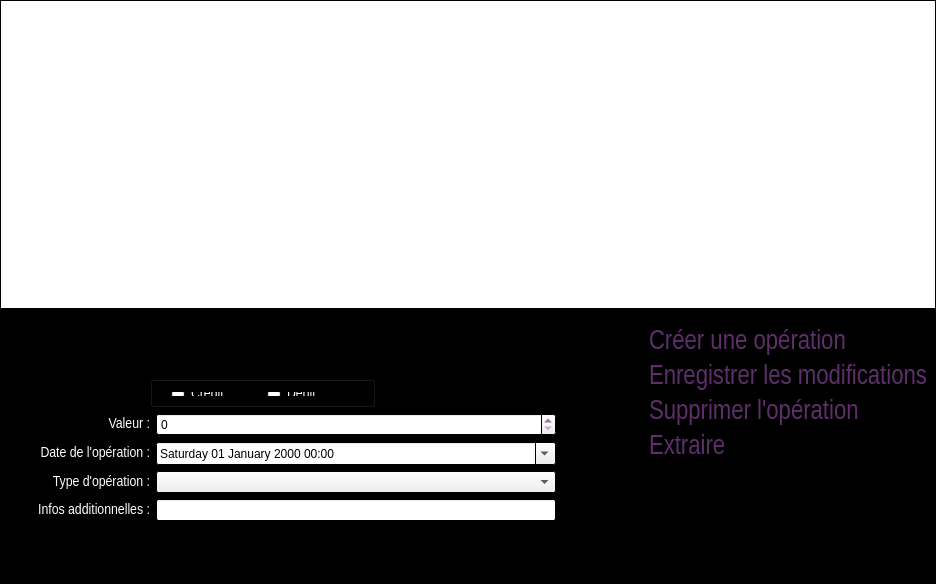
<?xml version="1.0" encoding="UTF-8"?>
<ui version="4.0">
 <class>KosmosHistoricClass</class>
 <widget class="QDialog" name="KosmosHistoricClass">
  <property name="geometry">
   <rect>
    <x>0</x>
    <y>0</y>
    <width>936</width>
    <height>584</height>
   </rect>
  </property>
  <property name="palette">
   <palette>
    <active>
     <colorrole role="WindowText">
      <brush brushstyle="SolidPattern">
       <color alpha="255">
        <red>94</red>
        <green>47</green>
        <blue>106</blue>
       </color>
      </brush>
     </colorrole>
     <colorrole role="Base">
      <brush brushstyle="SolidPattern">
       <color alpha="255">
        <red>255</red>
        <green>255</green>
        <blue>255</blue>
       </color>
      </brush>
     </colorrole>
     <colorrole role="Window">
      <brush brushstyle="SolidPattern">
       <color alpha="255">
        <red>0</red>
        <green>0</green>
        <blue>0</blue>
       </color>
      </brush>
     </colorrole>
    </active>
    <inactive>
     <colorrole role="WindowText">
      <brush brushstyle="SolidPattern">
       <color alpha="255">
        <red>94</red>
        <green>47</green>
        <blue>106</blue>
       </color>
      </brush>
     </colorrole>
     <colorrole role="Base">
      <brush brushstyle="SolidPattern">
       <color alpha="255">
        <red>255</red>
        <green>255</green>
        <blue>255</blue>
       </color>
      </brush>
     </colorrole>
     <colorrole role="Window">
      <brush brushstyle="SolidPattern">
       <color alpha="255">
        <red>0</red>
        <green>0</green>
        <blue>0</blue>
       </color>
      </brush>
     </colorrole>
    </inactive>
    <disabled>
     <colorrole role="WindowText">
      <brush brushstyle="SolidPattern">
       <color alpha="255">
        <red>120</red>
        <green>120</green>
        <blue>120</blue>
       </color>
      </brush>
     </colorrole>
     <colorrole role="Base">
      <brush brushstyle="SolidPattern">
       <color alpha="255">
        <red>0</red>
        <green>0</green>
        <blue>0</blue>
       </color>
      </brush>
     </colorrole>
     <colorrole role="Window">
      <brush brushstyle="SolidPattern">
       <color alpha="255">
        <red>0</red>
        <green>0</green>
        <blue>0</blue>
       </color>
      </brush>
     </colorrole>
    </disabled>
   </palette>
  </property>
  <property name="windowTitle">
   <string>Historique de Kosmos</string>
  </property>
  <property name="windowIcon">
   <iconset resource="pokersphere.qrc">
    <normaloff>:/img/Resources/sphere.ico</normaloff>:/img/Resources/sphere.ico</iconset>
  </property>
  <layout class="QVBoxLayout" name="verticalLayout">
   <property name="spacing">
    <number>0</number>
   </property>
   <property name="margin">
    <number>0</number>
   </property>
   <item>
    <widget class="QTableView" name="tableView">
     <property name="minimumSize">
      <size>
       <width>0</width>
       <height>309</height>
      </size>
     </property>
     <property name="editTriggers">
      <set>QAbstractItemView::NoEditTriggers</set>
     </property>
     <property name="alternatingRowColors">
      <bool>true</bool>
     </property>
     <property name="selectionMode">
      <enum>QAbstractItemView::SingleSelection</enum>
     </property>
     <property name="selectionBehavior">
      <enum>QAbstractItemView::SelectRows</enum>
     </property>
     <property name="sortingEnabled">
      <bool>true</bool>
     </property>
     <attribute name="verticalHeaderVisible">
      <bool>false</bool>
     </attribute>
    </widget>
   </item>
   <item>
    <layout class="QHBoxLayout" name="horizontalLayout">
     <property name="bottomMargin">
      <number>6</number>
     </property>
     <item>
      <layout class="QVBoxLayout" name="verticalLayout_5">
       <property name="topMargin">
        <number>9</number>
       </property>
       <property name="rightMargin">
        <number>9</number>
       </property>
       <item>
        <spacer name="verticalSpacer">
         <property name="orientation">
          <enum>Qt::Vertical</enum>
         </property>
         <property name="sizeHint" stdset="0">
          <size>
           <width>20</width>
           <height>40</height>
          </size>
         </property>
        </spacer>
       </item>
       <item>
        <layout class="QHBoxLayout" name="horizontalLayout_8">
         <property name="spacing">
          <number>0</number>
         </property>
         <property name="leftMargin">
          <number>150</number>
         </property>
         <item>
          <widget class="QGroupBox" name="groupBox">
           <property name="minimumSize">
            <size>
             <width>225</width>
             <height>25</height>
            </size>
           </property>
           <property name="maximumSize">
            <size>
             <width>225</width>
             <height>16777215</height>
            </size>
           </property>
           <property name="palette">
            <palette>
             <active>
              <colorrole role="WindowText">
               <brush brushstyle="SolidPattern">
                <color alpha="255">
                 <red>94</red>
                 <green>47</green>
                 <blue>106</blue>
                </color>
               </brush>
              </colorrole>
              <colorrole role="Light">
               <brush brushstyle="SolidPattern">
                <color alpha="255">
                 <red>0</red>
                 <green>0</green>
                 <blue>0</blue>
                </color>
               </brush>
              </colorrole>
              <colorrole role="Midlight">
               <brush brushstyle="SolidPattern">
                <color alpha="255">
                 <red>0</red>
                 <green>0</green>
                 <blue>0</blue>
                </color>
               </brush>
              </colorrole>
              <colorrole role="Dark">
               <brush brushstyle="SolidPattern">
                <color alpha="255">
                 <red>0</red>
                 <green>0</green>
                 <blue>0</blue>
                </color>
               </brush>
              </colorrole>
              <colorrole role="Text">
               <brush brushstyle="SolidPattern">
                <color alpha="255">
                 <red>0</red>
                 <green>0</green>
                 <blue>0</blue>
                </color>
               </brush>
              </colorrole>
              <colorrole role="ButtonText">
               <brush brushstyle="SolidPattern">
                <color alpha="255">
                 <red>0</red>
                 <green>0</green>
                 <blue>0</blue>
                </color>
               </brush>
              </colorrole>
             </active>
             <inactive>
              <colorrole role="WindowText">
               <brush brushstyle="SolidPattern">
                <color alpha="255">
                 <red>94</red>
                 <green>47</green>
                 <blue>106</blue>
                </color>
               </brush>
              </colorrole>
              <colorrole role="Light">
               <brush brushstyle="SolidPattern">
                <color alpha="255">
                 <red>0</red>
                 <green>0</green>
                 <blue>0</blue>
                </color>
               </brush>
              </colorrole>
              <colorrole role="Midlight">
               <brush brushstyle="SolidPattern">
                <color alpha="255">
                 <red>0</red>
                 <green>0</green>
                 <blue>0</blue>
                </color>
               </brush>
              </colorrole>
              <colorrole role="Dark">
               <brush brushstyle="SolidPattern">
                <color alpha="255">
                 <red>0</red>
                 <green>0</green>
                 <blue>0</blue>
                </color>
               </brush>
              </colorrole>
              <colorrole role="Text">
               <brush brushstyle="SolidPattern">
                <color alpha="255">
                 <red>0</red>
                 <green>0</green>
                 <blue>0</blue>
                </color>
               </brush>
              </colorrole>
              <colorrole role="ButtonText">
               <brush brushstyle="SolidPattern">
                <color alpha="255">
                 <red>0</red>
                 <green>0</green>
                 <blue>0</blue>
                </color>
               </brush>
              </colorrole>
             </inactive>
             <disabled>
              <colorrole role="WindowText">
               <brush brushstyle="SolidPattern">
                <color alpha="255">
                 <red>0</red>
                 <green>0</green>
                 <blue>0</blue>
                </color>
               </brush>
              </colorrole>
              <colorrole role="Light">
               <brush brushstyle="SolidPattern">
                <color alpha="255">
                 <red>0</red>
                 <green>0</green>
                 <blue>0</blue>
                </color>
               </brush>
              </colorrole>
              <colorrole role="Midlight">
               <brush brushstyle="SolidPattern">
                <color alpha="255">
                 <red>0</red>
                 <green>0</green>
                 <blue>0</blue>
                </color>
               </brush>
              </colorrole>
              <colorrole role="Dark">
               <brush brushstyle="SolidPattern">
                <color alpha="255">
                 <red>0</red>
                 <green>0</green>
                 <blue>0</blue>
                </color>
               </brush>
              </colorrole>
              <colorrole role="Text">
               <brush brushstyle="SolidPattern">
                <color alpha="255">
                 <red>0</red>
                 <green>0</green>
                 <blue>0</blue>
                </color>
               </brush>
              </colorrole>
              <colorrole role="ButtonText">
               <brush brushstyle="SolidPattern">
                <color alpha="255">
                 <red>0</red>
                 <green>0</green>
                 <blue>0</blue>
                </color>
               </brush>
              </colorrole>
             </disabled>
            </palette>
           </property>
           <property name="title">
            <string/>
           </property>
           <property name="flat">
            <bool>true</bool>
           </property>
           <widget class="QWidget" name="horizontalLayoutWidget">
            <property name="geometry">
             <rect>
              <x>10</x>
              <y>5</y>
              <width>208</width>
              <height>26</height>
             </rect>
            </property>
            <layout class="QHBoxLayout" name="horizontalLayout_2">
             <item>
              <widget class="QRadioButton" name="creditRadioButton">
               <property name="minimumSize">
                <size>
                 <width>100</width>
                 <height>0</height>
                </size>
               </property>
               <property name="maximumSize">
                <size>
                 <width>100</width>
                 <height>16777215</height>
                </size>
               </property>
               <property name="palette">
                <palette>
                 <active>
                  <colorrole role="WindowText">
                   <brush brushstyle="SolidPattern">
                    <color alpha="255">
                     <red>255</red>
                     <green>255</green>
                     <blue>255</blue>
                    </color>
                   </brush>
                  </colorrole>
                 </active>
                 <inactive>
                  <colorrole role="WindowText">
                   <brush brushstyle="SolidPattern">
                    <color alpha="255">
                     <red>255</red>
                     <green>255</green>
                     <blue>255</blue>
                    </color>
                   </brush>
                  </colorrole>
                 </inactive>
                 <disabled>
                  <colorrole role="WindowText">
                   <brush brushstyle="SolidPattern">
                    <color alpha="255">
                     <red>120</red>
                     <green>120</green>
                     <blue>120</blue>
                    </color>
                   </brush>
                  </colorrole>
                 </disabled>
                </palette>
               </property>
               <property name="font">
                <font>
                 <family>Arial Narrow</family>
                 <pointsize>11</pointsize>
                </font>
               </property>
               <property name="text">
                <string>Crédit</string>
               </property>
              </widget>
             </item>
             <item>
              <widget class="QRadioButton" name="debitRadioButton">
               <property name="minimumSize">
                <size>
                 <width>100</width>
                 <height>0</height>
                </size>
               </property>
               <property name="maximumSize">
                <size>
                 <width>100</width>
                 <height>16777215</height>
                </size>
               </property>
               <property name="palette">
                <palette>
                 <active>
                  <colorrole role="WindowText">
                   <brush brushstyle="SolidPattern">
                    <color alpha="255">
                     <red>255</red>
                     <green>255</green>
                     <blue>255</blue>
                    </color>
                   </brush>
                  </colorrole>
                 </active>
                 <inactive>
                  <colorrole role="WindowText">
                   <brush brushstyle="SolidPattern">
                    <color alpha="255">
                     <red>255</red>
                     <green>255</green>
                     <blue>255</blue>
                    </color>
                   </brush>
                  </colorrole>
                 </inactive>
                 <disabled>
                  <colorrole role="WindowText">
                   <brush brushstyle="SolidPattern">
                    <color alpha="255">
                     <red>120</red>
                     <green>120</green>
                     <blue>120</blue>
                    </color>
                   </brush>
                  </colorrole>
                 </disabled>
                </palette>
               </property>
               <property name="font">
                <font>
                 <family>Arial Narrow</family>
                 <pointsize>11</pointsize>
                </font>
               </property>
               <property name="text">
                <string>Débit</string>
               </property>
              </widget>
             </item>
            </layout>
           </widget>
          </widget>
         </item>
         <item>
          <widget class="QLabel" name="bidonLabel">
           <property name="text">
            <string/>
           </property>
          </widget>
         </item>
        </layout>
       </item>
       <item>
        <layout class="QHBoxLayout" name="horizontalLayout_4">
         <item>
          <widget class="QLabel" name="valeurLabel">
           <property name="minimumSize">
            <size>
             <width>150</width>
             <height>20</height>
            </size>
           </property>
           <property name="maximumSize">
            <size>
             <width>150</width>
             <height>20</height>
            </size>
           </property>
           <property name="palette">
            <palette>
             <active>
              <colorrole role="WindowText">
               <brush brushstyle="SolidPattern">
                <color alpha="255">
                 <red>255</red>
                 <green>255</green>
                 <blue>255</blue>
                </color>
               </brush>
              </colorrole>
             </active>
             <inactive>
              <colorrole role="WindowText">
               <brush brushstyle="SolidPattern">
                <color alpha="255">
                 <red>255</red>
                 <green>255</green>
                 <blue>255</blue>
                </color>
               </brush>
              </colorrole>
             </inactive>
             <disabled>
              <colorrole role="WindowText">
               <brush brushstyle="SolidPattern">
                <color alpha="255">
                 <red>120</red>
                 <green>120</green>
                 <blue>120</blue>
                </color>
               </brush>
              </colorrole>
             </disabled>
            </palette>
           </property>
           <property name="font">
            <font>
             <family>Arial Narrow</family>
             <pointsize>11</pointsize>
            </font>
           </property>
           <property name="text">
            <string>Valeur :</string>
           </property>
           <property name="alignment">
            <set>Qt::AlignRight|Qt::AlignTrailing|Qt::AlignVCenter</set>
           </property>
          </widget>
         </item>
         <item>
          <widget class="QSpinBox" name="valeurSpinBox">
           <property name="maximum">
            <number>999999999</number>
           </property>
          </widget>
         </item>
        </layout>
       </item>
       <item>
        <layout class="QHBoxLayout" name="horizontalLayout_5">
         <item>
          <widget class="QLabel" name="dateOperationLabel">
           <property name="minimumSize">
            <size>
             <width>150</width>
             <height>20</height>
            </size>
           </property>
           <property name="maximumSize">
            <size>
             <width>150</width>
             <height>20</height>
            </size>
           </property>
           <property name="palette">
            <palette>
             <active>
              <colorrole role="WindowText">
               <brush brushstyle="SolidPattern">
                <color alpha="255">
                 <red>255</red>
                 <green>255</green>
                 <blue>255</blue>
                </color>
               </brush>
              </colorrole>
             </active>
             <inactive>
              <colorrole role="WindowText">
               <brush brushstyle="SolidPattern">
                <color alpha="255">
                 <red>255</red>
                 <green>255</green>
                 <blue>255</blue>
                </color>
               </brush>
              </colorrole>
             </inactive>
             <disabled>
              <colorrole role="WindowText">
               <brush brushstyle="SolidPattern">
                <color alpha="255">
                 <red>120</red>
                 <green>120</green>
                 <blue>120</blue>
                </color>
               </brush>
              </colorrole>
             </disabled>
            </palette>
           </property>
           <property name="font">
            <font>
             <family>Arial Narrow</family>
             <pointsize>11</pointsize>
            </font>
           </property>
           <property name="text">
            <string>Date de l'opération :</string>
           </property>
           <property name="alignment">
            <set>Qt::AlignRight|Qt::AlignTrailing|Qt::AlignVCenter</set>
           </property>
          </widget>
         </item>
         <item>
          <widget class="QDateTimeEdit" name="dateOperationDateTimeEdit">
           <property name="displayFormat">
            <string>dddd dd MMMM yyyy HH:mm</string>
           </property>
           <property name="calendarPopup">
            <bool>true</bool>
           </property>
          </widget>
         </item>
        </layout>
       </item>
       <item>
        <layout class="QHBoxLayout" name="horizontalLayout_3">
         <item>
          <widget class="QLabel" name="typeOperationLabel">
           <property name="minimumSize">
            <size>
             <width>150</width>
             <height>20</height>
            </size>
           </property>
           <property name="maximumSize">
            <size>
             <width>150</width>
             <height>20</height>
            </size>
           </property>
           <property name="palette">
            <palette>
             <active>
              <colorrole role="WindowText">
               <brush brushstyle="SolidPattern">
                <color alpha="255">
                 <red>255</red>
                 <green>255</green>
                 <blue>255</blue>
                </color>
               </brush>
              </colorrole>
             </active>
             <inactive>
              <colorrole role="WindowText">
               <brush brushstyle="SolidPattern">
                <color alpha="255">
                 <red>255</red>
                 <green>255</green>
                 <blue>255</blue>
                </color>
               </brush>
              </colorrole>
             </inactive>
             <disabled>
              <colorrole role="WindowText">
               <brush brushstyle="SolidPattern">
                <color alpha="255">
                 <red>120</red>
                 <green>120</green>
                 <blue>120</blue>
                </color>
               </brush>
              </colorrole>
             </disabled>
            </palette>
           </property>
           <property name="font">
            <font>
             <family>Arial Narrow</family>
             <pointsize>11</pointsize>
            </font>
           </property>
           <property name="text">
            <string>Type d'opération :</string>
           </property>
           <property name="alignment">
            <set>Qt::AlignRight|Qt::AlignTrailing|Qt::AlignVCenter</set>
           </property>
          </widget>
         </item>
         <item>
          <widget class="QComboBox" name="typeOperationComboBox">
           <property name="minimumSize">
            <size>
             <width>400</width>
             <height>22</height>
            </size>
           </property>
          </widget>
         </item>
        </layout>
       </item>
       <item>
        <layout class="QHBoxLayout" name="horizontalLayout_13">
         <item>
          <widget class="QLabel" name="infosAdditionnellesLabel">
           <property name="minimumSize">
            <size>
             <width>150</width>
             <height>20</height>
            </size>
           </property>
           <property name="maximumSize">
            <size>
             <width>150</width>
             <height>20</height>
            </size>
           </property>
           <property name="palette">
            <palette>
             <active>
              <colorrole role="WindowText">
               <brush brushstyle="SolidPattern">
                <color alpha="255">
                 <red>255</red>
                 <green>255</green>
                 <blue>255</blue>
                </color>
               </brush>
              </colorrole>
             </active>
             <inactive>
              <colorrole role="WindowText">
               <brush brushstyle="SolidPattern">
                <color alpha="255">
                 <red>255</red>
                 <green>255</green>
                 <blue>255</blue>
                </color>
               </brush>
              </colorrole>
             </inactive>
             <disabled>
              <colorrole role="WindowText">
               <brush brushstyle="SolidPattern">
                <color alpha="255">
                 <red>120</red>
                 <green>120</green>
                 <blue>120</blue>
                </color>
               </brush>
              </colorrole>
             </disabled>
            </palette>
           </property>
           <property name="font">
            <font>
             <family>Arial Narrow</family>
             <pointsize>11</pointsize>
            </font>
           </property>
           <property name="text">
            <string>Infos additionnelles :</string>
           </property>
           <property name="alignment">
            <set>Qt::AlignRight|Qt::AlignTrailing|Qt::AlignVCenter</set>
           </property>
          </widget>
         </item>
         <item>
          <widget class="QLineEdit" name="infosAdditionnellesLineEdit">
           <property name="maxLength">
            <number>255</number>
           </property>
          </widget>
         </item>
        </layout>
       </item>
       <item>
        <spacer name="verticalSpacer_3">
         <property name="orientation">
          <enum>Qt::Vertical</enum>
         </property>
         <property name="sizeHint" stdset="0">
          <size>
           <width>20</width>
           <height>40</height>
          </size>
         </property>
        </spacer>
       </item>
      </layout>
     </item>
     <item>
      <spacer name="horizontalSpacer">
       <property name="orientation">
        <enum>Qt::Horizontal</enum>
       </property>
       <property name="sizeHint" stdset="0">
        <size>
         <width>40</width>
         <height>20</height>
        </size>
       </property>
      </spacer>
     </item>
     <item>
      <layout class="QVBoxLayout" name="verticalLayout_2">
       <property name="leftMargin">
        <number>9</number>
       </property>
       <property name="rightMargin">
        <number>9</number>
       </property>
       <item>
        <layout class="QHBoxLayout" name="horizontalLayout_6">
         <item>
          <widget class="QLabel" name="logoLabel">
           <property name="maximumSize">
            <size>
             <width>256</width>
             <height>150</height>
            </size>
           </property>
           <property name="text">
            <string/>
           </property>
           <property name="pixmap">
            <pixmap resource="pokersphere.qrc">:/img/Resources/pokerSphere.gif</pixmap>
           </property>
           <property name="scaledContents">
            <bool>true</bool>
           </property>
           <property name="alignment">
            <set>Qt::AlignCenter</set>
           </property>
          </widget>
         </item>
        </layout>
       </item>
       <item>
        <layout class="QVBoxLayout" name="verticalLayout_6">
         <property name="leftMargin">
          <number>9</number>
         </property>
         <item>
          <widget class="QLabel" name="creerOperationLabel">
           <property name="maximumSize">
            <size>
             <width>390</width>
             <height>16777215</height>
            </size>
           </property>
           <property name="font">
            <font>
             <family>Arial Narrow</family>
             <pointsize>20</pointsize>
            </font>
           </property>
           <property name="text">
            <string>&lt;a href=&quot;a&quot; style=&quot;text-decoration:none;&quot;&gt;&lt;font color=&quot;#5E2F6A&quot;&gt;Créer une opération&lt;/font&gt;&lt;/a&gt;</string>
           </property>
          </widget>
         </item>
         <item>
          <widget class="QLabel" name="enregistrerModificationLabel">
           <property name="font">
            <font>
             <family>Arial Narrow</family>
             <pointsize>20</pointsize>
            </font>
           </property>
           <property name="text">
            <string>&lt;a href=&quot;a&quot; style=&quot;text-decoration:none;&quot;&gt;&lt;font color=&quot;#5E2F6A&quot;&gt;Enregistrer les modifications&lt;/font&gt;&lt;/a&gt;</string>
           </property>
          </widget>
         </item>
         <item>
          <widget class="QLabel" name="supprimerOperationLabel">
           <property name="font">
            <font>
             <family>Arial Narrow</family>
             <pointsize>20</pointsize>
            </font>
           </property>
           <property name="text">
            <string>&lt;a href=&quot;a&quot; style=&quot;text-decoration:none;&quot;&gt;&lt;font color=&quot;#5E2F6A&quot;&gt;Supprimer l'opération&lt;/font&gt;&lt;/a&gt;</string>
           </property>
          </widget>
         </item>
         <item>
          <widget class="QLabel" name="extraireLabel">
           <property name="font">
            <font>
             <family>Arial Narrow</family>
             <pointsize>20</pointsize>
            </font>
           </property>
           <property name="text">
            <string>&lt;a href=&quot;a&quot; style=&quot;text-decoration:none;&quot;&gt;&lt;font color=&quot;#5E2F6A&quot;&gt;Extraire&lt;/font&gt;&lt;/a&gt;</string>
           </property>
          </widget>
         </item>
         <item>
          <spacer name="verticalSpacer_2">
           <property name="orientation">
            <enum>Qt::Vertical</enum>
           </property>
           <property name="sizeHint" stdset="0">
            <size>
             <width>20</width>
             <height>40</height>
            </size>
           </property>
          </spacer>
         </item>
        </layout>
       </item>
      </layout>
     </item>
    </layout>
   </item>
  </layout>
 </widget>
 <layoutdefault spacing="6" margin="11"/>
 <resources>
  <include location="pokersphere.qrc"/>
 </resources>
 <connections/>
</ui>
